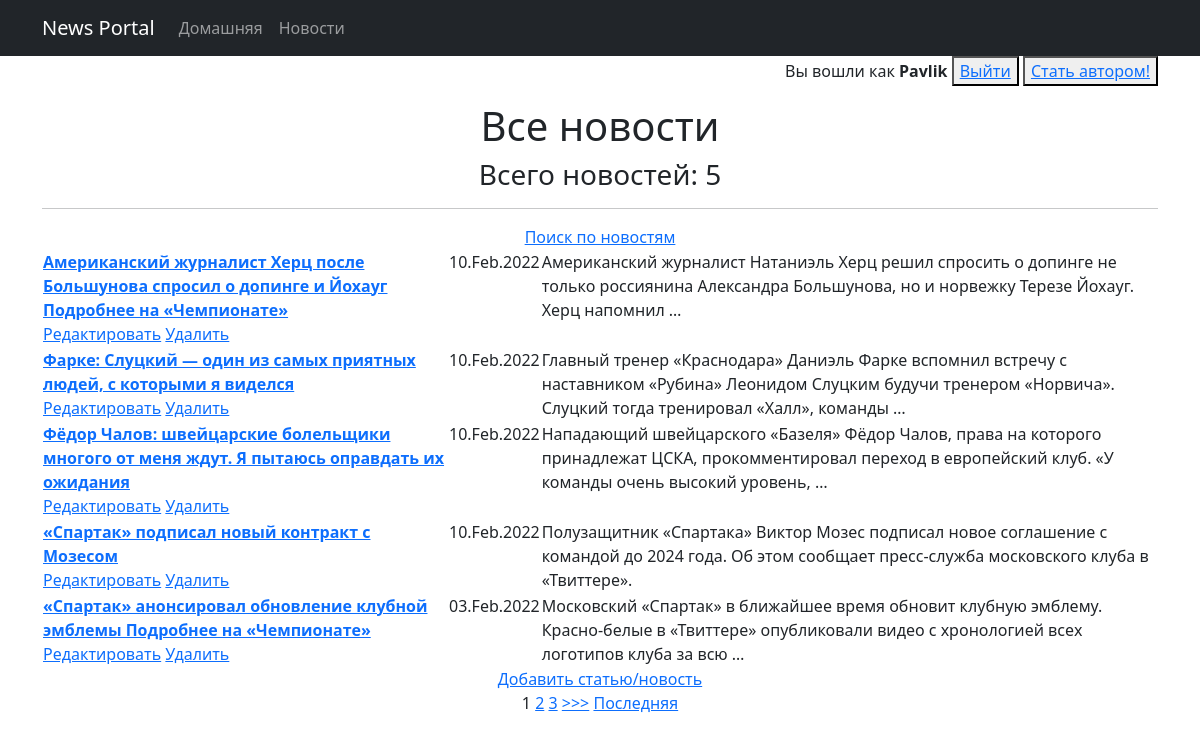
The page / (signed in) on the database its author committed.
### news/models.py (models this page shows, shortened)
class Post(models.Model):
    article = 'AR'
    news = 'NE'
    TYPES = [
        (article, 'статья'),
        (news, 'новость')
    ]
    author = models.ForeignKey(Author, on_delete=models.CASCADE)
    type = models.CharField(max_length=2, choices=TYPES, default=article)
    release_date = models.DateTimeField(auto_now_add=True)
    categories = models.ForeignKey(Category, on_delete=models.CASCADE, null=True)
    title = models.CharField(max_length=255)
    post_text = models.TextField()
    post_rating = models.SmallIntegerField(default=0)

### news/views.py (the view)
# urls.py: path('', NewsList.as_view()),
class NewsList(LoginRequiredMixin, ListView):
    model = Post
    template_name = 'news/news.html'
    context_object_name = 'news'
    queryset = Post.objects.order_by('-id')
    paginate_by = 5
    def get_context_data(self, **kwargs):
        context = super().get_context_data(**kwargs)
        context['time_now'] = datetime.utcnow()
        context['length'] = Post.objects.count()
        context['is_not_authors'] = not self.request.user.groups.filter(name='authors').exists()
        return context

### templates/news/news.html (shortened to what this page needs)
{% extends 'default.html' %}
{% load custom_filters %}
{% block content %}
    {% if user.username %}
        <p align="right">
            Вы вошли как <b>{{request.user.username}}</b>
            <button><a href="sign/logout/">Выйти</a></button>
            {% if is_not_authors %}
            <button> <a href="sign/upgrade/">Стать автором!</a> </button>
            {% endif %}
        </p>
    {% endif %}
    <h1>Все новости</h1>
    <h3>Всего новостей: {{ news|length }}</h3>
    <hr>
    {% if news %}
        <a href="{% url 'news_search' %}">Поиск по новостям</a><br>
        <table>
            {% for post in news %}
            <tr>
                <td align="left" valign="top">
                    <a href="{% url 'news_detail' post.id %}"><b>{{ post.title }}</b></a><br>
                    <a href="{% url 'news_update' post.id %}">Редактировать</a>
                    <a href="{% url 'news_delete' post.id %}">Удалить</a>
                </td>
                <td align="left" valign="top">
                    {{ post.release_date|date:'d.M.Y' }}
                </td>
                <td align="left" valign="top">
                    {{ post.post_text|truncatewords:20 }}
                </td>
            </tr>
            {% endfor %}
        </table>
        <a href="{% url 'news_add' %}">Добавить статью/новость</a><br>
        {% if is_paginated %}
            {% for num in page_obj.paginator.page_range %}
                {% if page_obj.number == num %}
                    <a>{{ num }}</a>
                {% elif num > page_obj.number|add:'-3' and num < page_obj.number|add:'3' %}
                    <a href="?page={{ num }}">{{ num }}</a>
                {% endif %}
            {% endfor %}
            {% if page_obj.has_next %}
                <a href="?page={{ page_obj.next_page_number }}">>>></a>
                <a href="?page={{ page_obj.paginator.num_pages }}">Последняя</a>
            {% endif %}
        {% endif %}
    {% else %}
        <h2>Новостей нет!</h2>
    {% endif %}
{% endblock content %}

### rows shown on the page
Post: title "Американский журналист Херц после Большунова спросил о допинге и Йохауг Подробнее на «Чемпионате»", release_date "10.Feb.2022", post_text "Американский журналист Натаниэль Херц решил спросить о допинге не только россиянина Александра Большунова, но и норвежку Терезе Йохауг. Херц напомнил …"
Post: title "Фарке: Слуцкий — один из самых приятных людей, с которыми я виделся", release_date "10.Feb.2022", post_text "Главный тренер «Краснодара» Даниэль Фарке вспомнил встречу с наставником «Рубина» Леонидом Слуцким будучи тренером «Норвича». Слуцкий тогда тренировал «Халл», команды …"
Post: title "Фёдор Чалов: швейцарские болельщики многого от меня ждут. Я пытаюсь оправдать их ожидания", release_date "10.Feb.2022", post_text "Нападающий швейцарского «Базеля» Фёдор Чалов, права на которого принадлежат ЦСКА, прокомментировал переход в европейский клуб. «У команды очень высокий уровень, …"
Post: title "«Спартак» подписал новый контракт с Мозесом", release_date "10.Feb.2022", post_text "Полузащитник «Спартака» Виктор Мозес подписал новое соглашение с командой до 2024 года. Об этом сообщает пресс-служба московского клуба в «Твиттере»."
Post: title "«Спартак» анонсировал обновление клубной эмблемы Подробнее на «Чемпионате»", release_date "03.Feb.2022", post_text "Московский «Спартак» в ближайшее время обновит клубную эмблему. Красно-белые в «Твиттере» опубликовали видео с хронологией всех логотипов клуба за всю …"

### other values the page prints
{{ request.user.username }} "Pavlik"
{{ news|length }} "5"
{{ num }} "1"
{{ num }} "2" "3"
